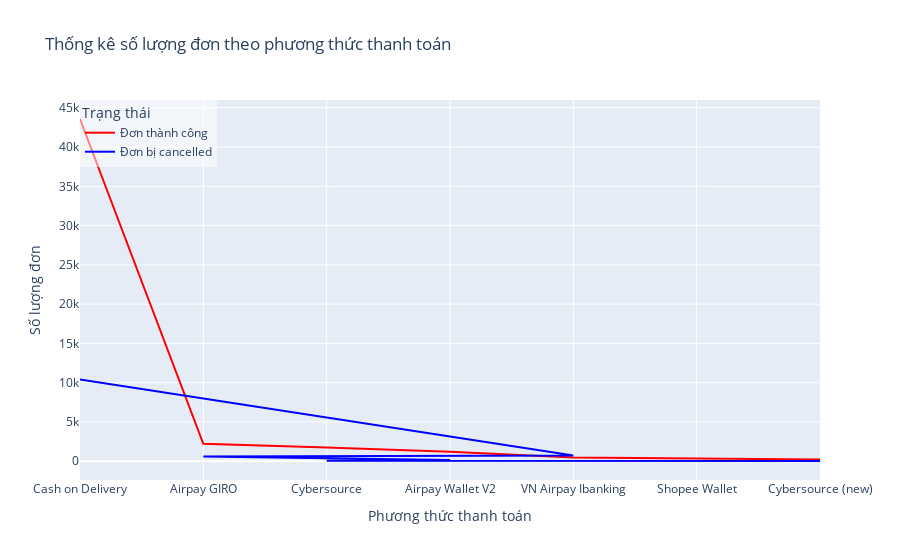

Source (notebook cell):
### Code cell
# Lọc các dòng có order_status là "Completed" và "Cancelled"
df_completed = df[df["order_status"] == "COMPLETED"]
df_cancelled = df[df["order_status"] == "CANCELLED"]

# Thống kê số lượng đơn thành công theo phương thức thanh toán
thong_ke_completed = df_completed['new_payment_method'].value_counts()

# Thống kê số lượng đơn bị cancelled theo phương thức thanh toán
thong_ke_cancelled = df_cancelled['new_payment_method'].value_counts()

# Tạo đối tượng Figure
fig = go.Figure()

# Thêm đường (line) đơn thành công
fig.add_trace(go.Scatter(
    x=thong_ke_completed.index,
    y=thong_ke_completed.values,
    mode='lines',
    name='Đơn thành công',
    line=dict(color='red')
))

# Thêm đường (line) đơn bị cancelled
fig.add_trace(go.Scatter(
    x=thong_ke_cancelled.index,
    y=thong_ke_cancelled.values,
    mode='lines',
    name='Đơn bị cancelled',
    line=dict(color='blue')
))

# Cấu hình layout
fig.update_layout(
    title="Thống kê số lượng đơn theo phương thức thanh toán",
    xaxis_title="Phương thức thanh toán",
    yaxis_title="Số lượng đơn",
    legend_title="Trạng thái",
    showlegend=True
)

# Hiển thị chú thích (legend) trên biểu đồ
fig.update_layout(legend=dict(x=0, y=1, bgcolor='rgba(255, 255, 255, 0.5)'))

# Hiển thị biểu đồ
fig.show()

### Figure 1 — Plotly figure (JSON) as saved in the notebook; plotly's stock layout.template omitted (floating-point values rounded to 4 significant figures)
{"data": [{"line": {"color": "red"}, "mode": "lines", "name": "Đơn thành công", "type": "scatter", "x": ["Cash on Delivery", "Airpay GIRO", "Cybersource", "Airpay Wallet V2", "VN Airpay Ibanking", "Shopee Wallet", "Cybersource (new)"], "y": [43570, 2207, 1732, 1199, 459, 341, 209]}, {"line": {"color": "blue"}, "mode": "lines", "name": "Đơn bị cancelled", "type": "scatter", "x": ["Cash on Delivery", "VN Airpay Ibanking", "Airpay GIRO", "Airpay Wallet V2", "Cybersource", "Cybersource (new)", "Shopee Wallet"], "y": [10418, 715, 597, 168, 51, 37, 25]}], "layout": {"legend": {"bgcolor": "rgba(255, 255, 255, 0.5)", "title": {"text": "Trạng thái"}, "x": 0, "y": 1}, "showlegend": true, "title": {"text": "Thống kê số lượng đơn theo phương thức thanh toán"}, "xaxis": {"title": {"text": "Phương thức thanh toán"}}, "yaxis": {"title": {"text": "Số lượng đơn"}}}}
